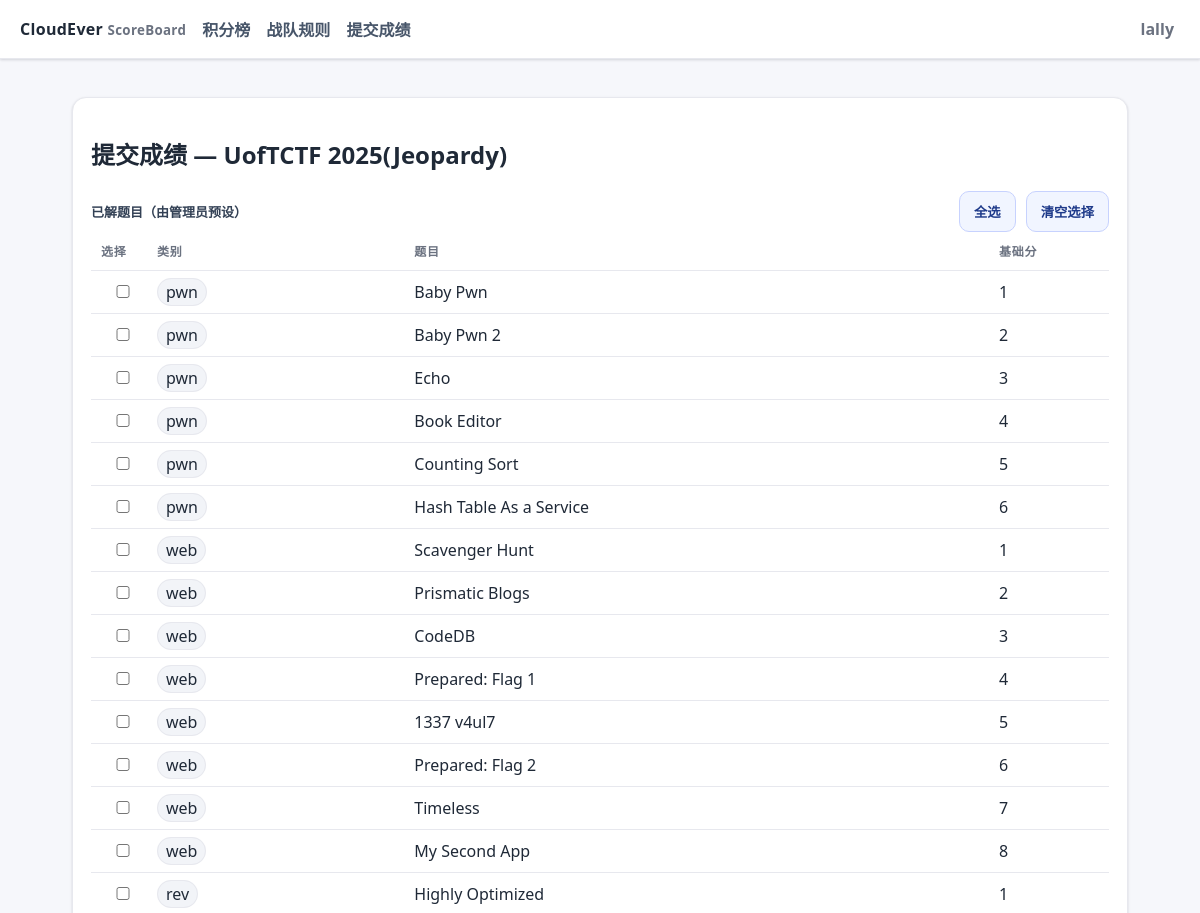
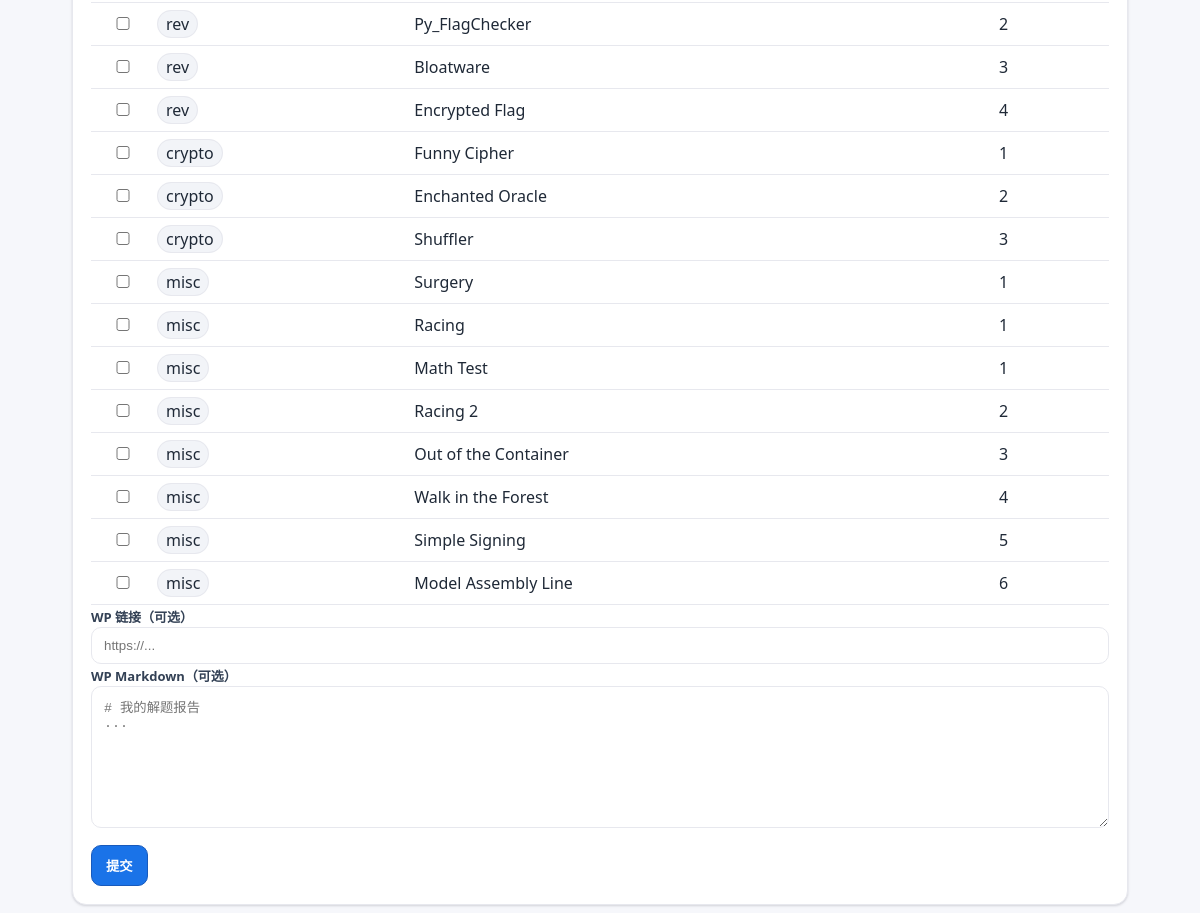
/submit/1 (signed in), run on the app's committed database (2 pictures, top to bottom).
### ceboard/models.py (models this page shows)
class User(Base):
    __tablename__ = "users"
    id = Column(Integer, primary_key=True)
    username = Column(String, unique=True, nullable=False)
    password_hash = Column(String, nullable=False)
    role = Column(String, default="member")  # 'admin' or 'member'
    team_type = Column(String, default="sub")  # 'main' or 'sub'
    is_active = Column(Boolean, default=True)
    avatar_filename = Column(String, nullable=True)
    submissions = relationship("Submission", back_populates="user")

class Event(Base):
    __tablename__ = "events"
    id = Column(Integer, primary_key=True)
    name = Column(String, nullable=False)
    start_time = Column(DateTime(timezone=True))
    end_time = Column(DateTime(timezone=True))
    weight = Column(Float, default=1.0)
    is_reproduction = Column(Boolean, default=False)
    is_active = Column(Boolean, default=True)
    challenges = relationship("Challenge", back_populates="event", cascade="all,delete")
    submissions = relationship("Submission", back_populates="event")

class Challenge(Base):
    __tablename__ = "challenges"
    id = Column(Integer, primary_key=True)
    event_id = Column(Integer, ForeignKey("events.id"), nullable=False)
    name = Column(String, nullable=False)
    category = Column(String, default="misc")
    base_score = Column(Integer, default=100)
    event = relationship("Event", back_populates="challenges")

### ceboard/routers/submit.py (the view)
@router.get("/submit/{event_id}", response_class=HTMLResponse)
def submit_event_page(event_id: int, request: Request, db = Depends(get_db), current_user = Depends(get_current_user)):
    require_login(current_user)
    event = db.get(Event, event_id)
    if not event or not event.is_active:
        raise HTTPException(404, "活动不存在或未启用")
    challenges = db.query(Challenge).filter(Challenge.event_id == event_id).all()
    return render_template("submit_event.html", title=f"提交 {event.name}", current_user=current_user, event=event, challenges=challenges)

### templates/submit_event.html (shortened to what this page needs)
{% extends 'base.html' %}
{% block content %}
<div class="card">
  <h2>提交成绩 — {{ event.name }}</h2>
  <form method="post">
    <div class="row" style="justify-content:space-between; align-items:center">
      <label>已解题目（由管理员预设）</label>
      <div class="row">
        <button class="btn secondary" type="button" id="btnCheckAll">全选</button>
        <button class="btn secondary" type="button" id="btnClearAll">清空选择</button>
      </div>
    </div>
    {% if challenges %}
      <table>
        <thead><tr><th style="width:56px">选择</th><th>类别</th><th>题目</th><th style="width:120px">基础分</th></tr></thead>
        <tbody>
        {% for ch in challenges %}
          <tr>
            <td>
              <input type="checkbox" name="ch_{{ ch.id }}" />
            </td>
            <td><span class="pill">{{ ch.category }}</span></td>
            <td>{{ ch.name }}</td>
            <td>{{ ch.base_score }}</td>
          </tr>
        {% endfor %}
        </tbody>
      </table>
    {% else %}
      <p class="muted">该活动尚未配置题目</p>
    {% endif %}
    <label style="margin-top:12px">WP 链接（可选）</label>
    <input name="wp_url" placeholder="https://..." />
    <label style="margin-top:12px">WP Markdown（可选）</label>
    <textarea name="wp_md" rows="8" placeholder="# 我的解题报告
..."></textarea>
    <div style="margin-top:12px"><button class="btn" type="submit">提交</button></div>
  </form>
</div>
{% endblock %}

### templates/base.html (shortened to what this page needs)
<!doctype html>
<html lang="zh-CN">
<head>
</head>
<body>
  <header>
    <div class="brand">CloudEver <small>ScoreBoard</small></div>
    <div class="nav">
  <a href="/">积分榜</a>
      <a href="/rules">战队规则</a>
      <a href="/submit">提交成绩</a>
    </div>
    <div style="margin-left:auto">
      {% if current_user %}
        <div class="user-menu" id="userMenu">
          <div class="user-trigger" id="userTrigger">
            <span class="muted" style="font-weight:600">{{ current_user.username }}</span>
          </div>
        </div>
      {% else %}
        <a class="btn secondary" href="/auth/login">登录</a>
        <a class="btn" style="margin-left:8px" href="/auth/register">注册</a>
      {% endif %}
    </div>
  </header>
  <div class="wrap">
    {% block content %}{% endblock %}
  </div>
</body>
</html>

### templates/base.html (style rules this page uses)
:root { --bg:#f6f7fb; --surface:#ffffff; --border:#e7e8ee; --text:#1f2937; --muted:#6b7280; --accent:#1a73e8; --accent-2:#185abc; --success:#16a34a; --warn:#e11d48; --shadow:0 1px 2px rgba(16,24,40,.06), 0 1px 3px rgba(16,24,40,.1); }
* { box-sizing:border-box }
html,body { height:100% }
body { font-family: ui-sans-serif, system-ui, -apple-system, Segoe UI, Roboto, 'Noto Sans SC', Arial; margin:0; color:var(--text); background:var(--bg); }
header { position:sticky; top:0; z-index:10; display:flex; align-items:center; gap:16px; padding:12px 20px; background:var(--surface); border-bottom:1px solid var(--border); box-shadow: var(--shadow); }
.brand { font-weight:800; letter-spacing:.3px }
.brand small { color:var(--muted); font-weight:600 }
.nav a { margin-right:12px; color:#475569; text-decoration:none; font-weight:600; padding:8px 0 }
.wrap { max-width:1100px; margin:0 auto; padding:24px 22px }
.card { position:relative; margin:14px 0; padding:18px 18px; background:var(--surface); border:1px solid var(--border); border-radius:14px; box-shadow: var(--shadow); }
.row { display:flex; gap:10px; align-items:center; flex-wrap:wrap }
.muted { color:var(--muted) }
.pill { padding:2px 8px; border-radius:999px; border:1px solid var(--border); background:#f2f4f8 }
a { color:var(--accent); text-decoration:none }
.btn { display:inline-flex; align-items:center; justify-content:center; gap:8px; background:var(--accent); color:#fff; font-weight:700; border:1px solid var(--accent-2); padding:10px 14px; border-radius:10px; cursor:pointer }
.btn.secondary { background:#f1f5ff; color:#1e3a8a; border:1px solid #c7d2fe }
input,select,textarea { width:100%; padding:10px 12px; border-radius:10px; border:1px solid var(--border); background:#fff; color:var(--text) }
label { font-weight:700; font-size:13px; color:#334155 }
table { width:100%; border-collapse:separate; border-spacing:0; background:#fff }
thead th { font-size:12px; text-transform:uppercase; letter-spacing:.06em; color:#6b7280 }
th,td { padding:10px 10px; border-bottom:1px solid var(--border); text-align:left }
.user-menu { position:relative }
.user-trigger { display:flex; align-items:center; gap:8px; padding:6px; border-radius:999px; cursor:pointer }

### data on the page
User: username "lally"
Event: name "UofTCTF 2025(Jeopardy)"
Challenge: category "pwn", name "Baby Pwn", base_score "1"
Challenge: category "pwn", name "Baby Pwn 2", base_score "2"
Challenge: category "pwn", name "Echo", base_score "3"
Challenge: category "pwn", name "Book Editor", base_score "4"
Challenge: category "pwn", name "Counting Sort", base_score "5"
Challenge: category "pwn", name "Hash Table As a Service", base_score "6"
Challenge: category "web", name "Scavenger Hunt", base_score "1"
Challenge: category "web", name "Prismatic Blogs", base_score "2"
Challenge: category "web", name "CodeDB", base_score "3"
Challenge: category "web", name "Prepared: Flag 1", base_score "4"
Challenge: category "web", name "1337 v4ul7", base_score "5"
Challenge: category "web", name "Prepared: Flag 2", base_score "6"
Challenge: category "web", name "Timeless", base_score "7"
Challenge: category "web", name "My Second App", base_score "8"
Challenge: category "rev", name "Highly Optimized", base_score "1"
Challenge: category "rev", name "Py_FlagChecker", base_score "2"
Challenge: category "rev", name "Bloatware", base_score "3"
Challenge: category "rev", name "Encrypted Flag", base_score "4"
Challenge: category "crypto", name "Funny Cipher", base_score "1"
Challenge: category "crypto", name "Enchanted Oracle", base_score "2"
Challenge: category "crypto", name "Shuffler", base_score "3"
Challenge: category "misc", name "Surgery", base_score "1"
Challenge: category "misc", name "Racing", base_score "1"
Challenge: category "misc", name "Math Test", base_score "1"
Challenge: category "misc", name "Racing 2", base_score "2"
Challenge: category "misc", name "Out of the Container", base_score "3"
Challenge: category "misc", name "Walk in the Forest", base_score "4"
Challenge: category "misc", name "Simple Signing", base_score "5"
Challenge: category "misc", name "Model Assembly Line", base_score "6"
